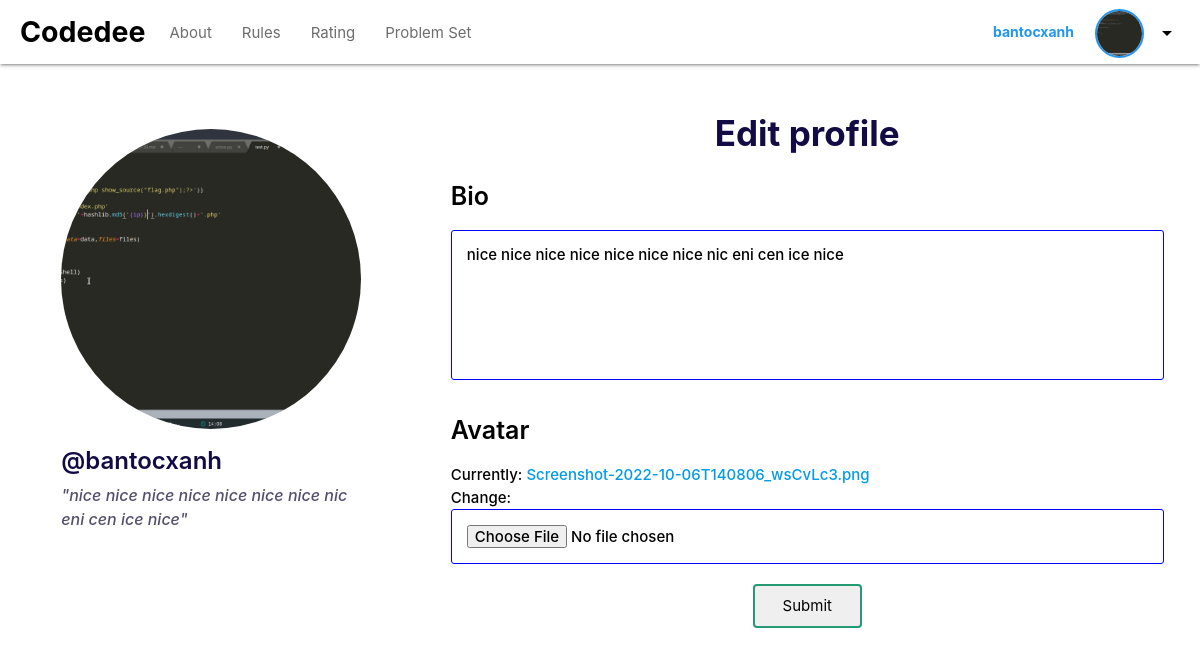
Before: /setting/ (signed in) with the older database file.
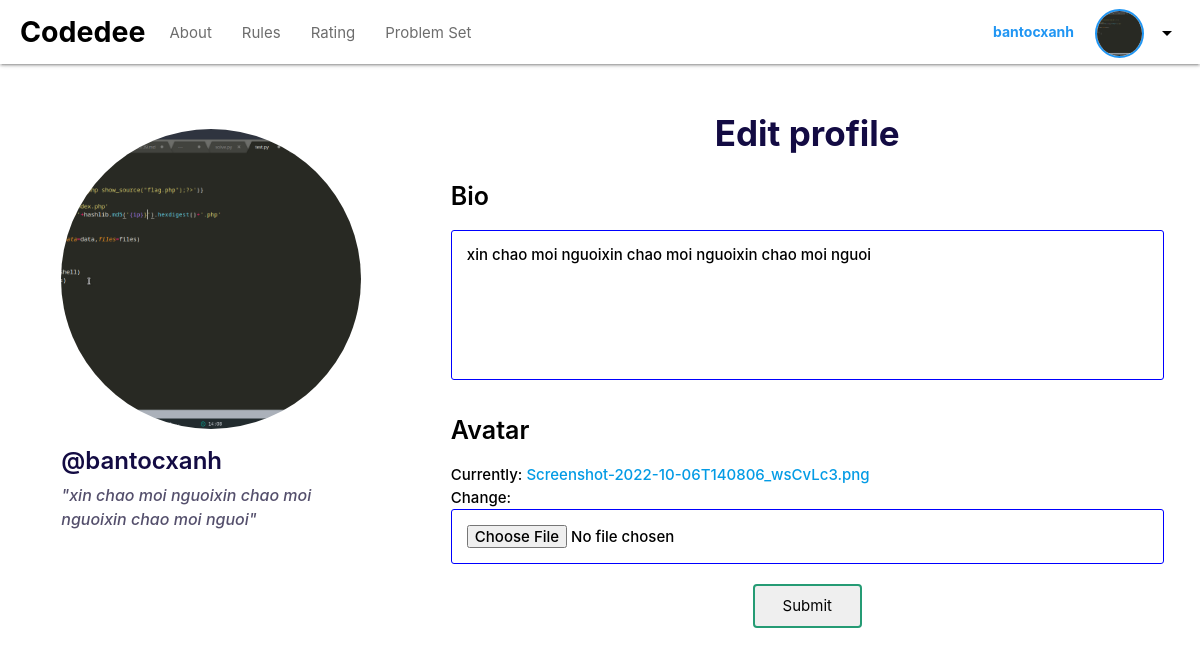
After: the same page with the newer database file.
### home/models.py (models this page shows)
class User(AbstractUser):
    username = models.CharField(unique=True, max_length=200, null=True)
    bio = models.TextField(null=False, default="Hello Codedee User", blank=True)
    avatar = models.ImageField(null=True, default="avatar.png", blank=False)

### home/views.py (the view)
# urls.py: path('setting/', views.update_user, name='setting'),
@login_required(login_url='login')
def update_user(request):
    user = request.user
    form = UserForm(instance=user)
    if request.method == 'POST':
        form = UserForm(request.POST, request.FILES, instance=user)
        if form.is_valid():
            form.save()
            return redirect('profile', username=user.username)
    return render(request, 'pages/update_user.html', {'form': form})

### home/forms.py
class UserForm(ModelForm):
    class Meta:
        model = User
        fields = ['bio', 'avatar']

### home/templates/pages/update_user.html (shortened to what this page needs)
{% extends 'pages/index.html' %}
{% block main-container-content %}
    <div class="row">
        <div class="col s4">
            {% include 'pages/user_profile.html' %}
        </div>
        <div class="col s8">
            <div class="update_user">
                <div class="box_title">
                    <h3 class="big-message-main-page">Edit profile</h3>
                </div>
                <div class="box_body">
                    <form class="update-profile-form" action="" method="POST" enctype="multipart/form-data">
                            {% for field in form %}
                                <div class="form_group">
                                    <p class="update_user_label">{{ field.label }}</p>
                                    {{ field }}
                                </div>
                            {% endfor %}
                            <input type="submit" name="submit" value="Submit">
                     </form>
                </div>
            </div>
        </div>
    </div>
{% endblock %}

### home/templates/pages/index.html (shortened to what this page needs)
<!DOCTYPE html>
<html lang="en">
<head>
  <head>
    {% load static %}
    <link type="text/css" rel="stylesheet" href="{% static './css/materialize.css' %}"  media="screen,projection"/>
  </head>
</head>
<body>
  <div class="main-container">
      {% block navbar%}
        {% include 'pages/navbar.html'%}
      {% endblock navbar%}
    <div class="mainpage-container">
      {% block main-container-content %}{% endblock %}
    </div>
  </div>
</body>
</html>

### home/templates/pages/navbar.html (shortened to what this page needs)
<div class="navbar-fixed">
    <nav>
      <div class="nav-wrapper white darken-2 custom-shadow">
        <a href="{% url 'index' %}" class="brand-logo black-text left">Codedee</a>
        <div class="nav-elements">
          <ul class="left">
            <li><a href="{% url 'about' %}" class="waves-effect waves-teal {% if request.resolver_match.url_name == 'about' %}blue-text active-nav-ele{% endif %}" style="color:#6D6D6D;">About</a></li>
            <li><a href="{% url 'rules' %}" class="waves-effect waves-teal {% if request.resolver_match.url_name == 'rules' %}blue-text active-nav-ele{% endif %}" style="color:#6D6D6D;">Rules</a></li>
            <li><a href="{% url 'ranking' %}" class="waves-effect waves-teal {% if request.resolver_match.url_name == 'ranking' %}blue-text active-nav-ele{% endif %}" style="color:#6D6D6D;">Rating</a></li>
            <li><a href="{% url 'problem_set' %}" class="waves-effect waves-teal {% if request.resolver_match.url_name == 'problem_set' %}blue-text active-nav-ele{% endif %}" style="color:#6D6D6D;">Problem Set</a></li>
          </ul>
          <ul class="right hide-on-med-and-down">
            {% if request.user.is_authenticated %}
              <li><a href="{% url 'profile' request.user.username %}" class="btn-flat sign-in-float-btn waves-effect waves-light" style="text-transform: none;margin-right: -10px;">{{request.user.username}}</a></li>
              <li>{% include 'pages/dropdown_profile.html' %}</li>
            {% else %}
              <li><a href="{% url 'login' %}" class="btn-flat sign-in-float-btn waves-effect waves-light" style="text-transform: none;margin-right: -10px;">Log in</a></li>
              <li><a href="{% url 'register' %}" class="waves-effect waves-light blue btn sign-up-btn">Register</a></li>
            {% endif %}
          </ul>
        </div>
      </div>
    </nav>
  </div>

### home/templates/pages/dropdown_profile.html (shortened to what this page needs)
    <div class="hmm">
        <div class="dropdown_header">
            <a href='{% url 'profile' request.user.username %}'>
                <div class="dropdown_avatar avatar--medium">
                    <img src="{{ request.user.avatar.url }}"/>
                </div>
            </a>
            <button class="dropdown-trigger" data-target="dropdown1">
                <i class="material-icons">arrow_drop_down</i>
            </button>
        </div>

### home/templates/pages/user_profile.html (shortened to what this page needs)
<div class="user_profile">
    <div class="user_avatar">
        <img src="{{ user.avatar.url }}">
    </div>
    <div class="user_name">
        <p>@{{ user.username }}</p>
    </div>
    <div class="user_bio">
        <p>"{{ user.bio }}"</p>
    </div>
</div>

Changed rows visible on the page:
changed User "bantocxanh": bio "nice nice nice nice nice nice nice nic eni cen ice nice" → "xin chao moi nguoixin chao moi nguoixin chao moi nguoi"
